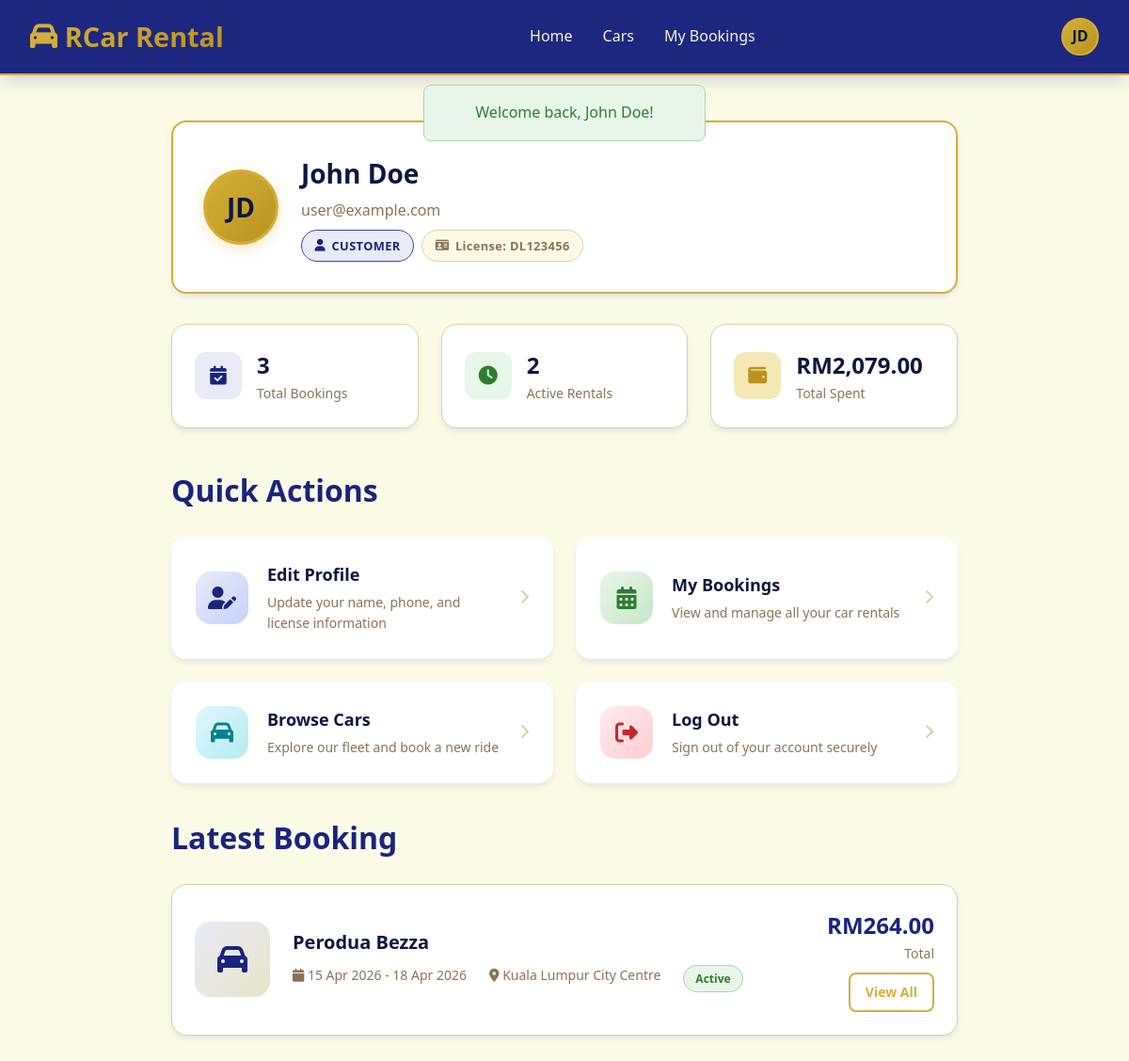
The page /pages/account.php (signed in) on the database its author committed.
### tables this page shows
CREATE TABLE IF NOT EXISTS users (
    id INT AUTO_INCREMENT PRIMARY KEY,
    name VARCHAR(100) NOT NULL,
    email VARCHAR(100) NOT NULL UNIQUE,
    password VARCHAR(255) NOT NULL,
    license_number VARCHAR(50) NOT NULL,
    phone VARCHAR(20) DEFAULT NULL,
    role ENUM('customer', 'admin') DEFAULT 'customer',
    status ENUM('active', 'inactive') DEFAULT 'active',
    created_at TIMESTAMP DEFAULT CURRENT_TIMESTAMP,
    updated_at TIMESTAMP DEFAULT CURRENT_TIMESTAMP ON UPDATE CURRENT_TIMESTAMP
);

CREATE TABLE IF NOT EXISTS bookings (
    id VARCHAR(20) PRIMARY KEY,
    user_id INT NOT NULL,
    car_id INT NOT NULL,
    rental_type ENUM('hourly', 'daily') DEFAULT 'daily',
    hours INT DEFAULT NULL,
    pickup_date DATE NOT NULL,
    return_date DATE NOT NULL,
    pickup_time TIME DEFAULT NULL,
    return_time TIME DEFAULT NULL,
    location VARCHAR(100) NOT NULL,
    status ENUM('pending', 'active', 'completed', 'cancelled') DEFAULT 'pending',
    total_amount DECIMAL(10,2) NOT NULL,
    insurance BOOLEAN DEFAULT FALSE,
    gps BOOLEAN DEFAULT FALSE,
    child_seat BOOLEAN DEFAULT FALSE,
    touch_n_go BOOLEAN DEFAULT FALSE,
    created_at TIMESTAMP DEFAULT CURRENT_TIMESTAMP,
    updated_at TIMESTAMP DEFAULT CURRENT_TIMESTAMP ON UPDATE CURRENT_TIMESTAMP,
    FOREIGN KEY (user_id) REFERENCES users(id) ON DELETE CASCADE,
    FOREIGN KEY (car_id) REFERENCES cars(id) ON DELETE CASCADE
);

CREATE TABLE IF NOT EXISTS cars (
    id INT AUTO_INCREMENT PRIMARY KEY,
    brand VARCHAR(50) NOT NULL,
    model VARCHAR(50) NOT NULL,
    type ENUM('sedan', 'suv', 'luxury', 'electric', 'hatchback', 'mpv') NOT NULL,
    price_per_day DECIMAL(10,2) NOT NULL,
    price_per_hour DECIMAL(10,2) DEFAULT NULL,
    year INT NOT NULL,
    seats INT NOT NULL DEFAULT 5,
    features TEXT,
    image VARCHAR(50) DEFAULT 'fa-car',
    image_exterior VARCHAR(255) DEFAULT NULL,
    image_interior VARCHAR(255) DEFAULT NULL,
    available BOOLEAN DEFAULT TRUE,
    created_at TIMESTAMP DEFAULT CURRENT_TIMESTAMP,
    updated_at TIMESTAMP DEFAULT CURRENT_TIMESTAMP ON UPDATE CURRENT_TIMESTAMP
);

### pages/account.php (the view, shortened to what this page needs)
<?php
require_once 'includes/header.php';
$conn = getDBConnection();
$userId = $_SESSION['user_id'];
$stmt = $conn->prepare("SELECT * FROM users WHERE id = ?");
$stmt->bind_param("i", $userId);
$stmt->execute();
$user = $stmt->get_result()->fetch_assoc();
$stmt = $conn->prepare("SELECT COUNT(*) as total FROM bookings WHERE user_id = ?");
$stmt->bind_param("i", $userId);
$stmt->execute();
$totalBookings = $stmt->get_result()->fetch_assoc()['total'];
$stmt = $conn->prepare("SELECT COUNT(*) as active FROM bookings WHERE user_id = ? AND status IN ('pending', 'active')");
$stmt->bind_param("i", $userId);
$stmt->execute();
$activeBookings = $stmt->get_result()->fetch_assoc()['active'];
$stmt = $conn->prepare("SELECT COALESCE(SUM(total_amount), 0) as total FROM bookings WHERE user_id = ? AND status != 'cancelled'");
$stmt->bind_param("i", $userId);
$stmt->execute();
$totalSpent = $stmt->get_result()->fetch_assoc()['total'];
$stmt = $conn->prepare("SELECT b.*, c.brand, c.model, c.type FROM bookings b JOIN cars c ON b.car_id = c.id WHERE b.user_id = ? ORDER BY b.created_at DESC LIMIT 1");
$stmt->bind_param("i", $userId);
$stmt->execute();
$latestBooking = $stmt->get_result()->fetch_assoc();
$isAdmin = isAdmin();
?>
<div class="page active" id="page-account">
    <section class="section" style="max-width:900px">
        <div class="account-header">
            <div class="account-avatar-large">
                <span><?php echo getInitials($user['name'] ?? 'User'); ?></span>
            </div>
            <div class="account-info">
                <h2 class="account-name"><?php echo htmlspecialchars($user['name'] ?? ''); ?></h2>
                <p class="account-email"><?php echo htmlspecialchars($user['email'] ?? ''); ?></p>
                <div style="display:flex;gap:0.5rem;margin-top:0.5rem;flex-wrap:wrap;align-items:center">
                    <span class="account-role-badge <?php echo $isAdmin ? 'admin' : 'customer'; ?>">
                        <i class="fas <?php echo $isAdmin ? 'fa-shield-alt' : 'fa-user'; ?>"></i>
                        <?php echo $isAdmin ? 'Administrator' : 'Customer'; ?>
                    </span>
                    <?php if ($user['license_number']): ?>
                    <span class="account-role-badge license">
                        <i class="fas fa-id-card"></i>
                        License: <?php echo htmlspecialchars($user['license_number']); ?>
                    </span>
                    <?php endif; ?>
                </div>
            </div>
        </div>
        <div class="account-stats">
            <div class="account-stat-card">
                <div class="account-stat-icon blue">
                    <i class="fas fa-calendar-check"></i>
                </div>
                <div class="account-stat-info">
                    <h3><?php echo $totalBookings; ?></h3>
                    <p>Total Bookings</p>
                </div>
            </div>
            <div class="account-stat-card">
                <div class="account-stat-icon green">
                    <i class="fas fa-clock"></i>
                </div>
                <div class="account-stat-info">
                    <h3><?php echo $activeBookings; ?></h3>
                    <p>Active Rentals</p>
                </div>
            </div>
            <div class="account-stat-card">
                <div class="account-stat-icon gold">
                    <i class="fas fa-wallet"></i>
                </div>
                <div class="account-stat-info">
                    <h3><?php echo formatCurrency($totalSpent); ?></h3>
                    <p>Total Spent</p>
                </div>
            </div>
        </div>
        <h3 class="section-title" style="margin-bottom:1.5rem">Quick Actions</h3>
        <div class="account-nav-grid">
            <a href="index.php?page=profile" class="account-nav-card">
                <div class="account-nav-icon" style="background:linear-gradient(135deg, var(--navy-lighter) 0%, #c7d2fe 100%);color:var(--navy-primary)">
                    <i class="fas fa-user-edit"></i>
                </div>
                <div class="account-nav-content">
                    <h4>Edit Profile</h4>
                    <p>Update your name, phone, and license information</p>
                </div>
                <div class="account-nav-arrow">
                    <i class="fas fa-chevron-right"></i>
                </div>
            </a>
            <a href="index.php?page=bookings" class="account-nav-card">
                <div class="account-nav-icon" style="background:linear-gradient(135deg, #e8f5e9 0%, #c8e6c9 100%);color:var(--success)">
                    <i class="fas fa-calendar-alt"></i>
                </div>
                <div class="account-nav-content">
                    <h4>My Bookings</h4>
                    <p>View and manage all your car rentals</p>
                </div>
                <div class="account-nav-arrow">
                    <i class="fas fa-chevron-right"></i>
                </div>
            </a>
            <a href="index.php?page=catalog" class="account-nav-card">
                <div class="account-nav-icon" style="background:linear-gradient(135deg, #e0f7fa 0%, #b2ebf2 100%);color:#00838f">
                    <i class="fas fa-car"></i>
                </div>
                <div class="account-nav-content">
                    <h4>Browse Cars</h4>
                    <p>Explore our fleet and book a new ride</p>
                </div>
                <div class="account-nav-arrow">
                    <i class="fas fa-chevron-right"></i>
                </div>
            </a>
            <a href="index.php?page=logout" class="account-nav-card logout" onclick="return confirm('Are you sure you want to log out?')">
                <div class="account-nav-icon" style="background:linear-gradient(135deg, #ffebee 0%, #ffcdd2 100%);color:var(--danger)">
                    <i class="fas fa-sign-out-alt"></i>
                </div>
                <div class="account-nav-content">
                    <h4>Log Out</h4>
                    <p>Sign out of your account securely</p>
                </div>
                <div class="account-nav-arrow">
                    <i class="fas fa-chevron-right"></i>
                </div>
            </a>
        </div>
        <?php if ($latestBooking): ?>
        <h3 class="section-title" style="margin:2rem 0 1.5rem">Latest Booking</h3>
        <div class="booking-card" style="margin-bottom:2rem">
            <div class="booking-icon">
                <i class="fas <?php echo getCarIcon($latestBooking['type']); ?>"></i>
            </div>
            <div class="booking-details">
                <h3><?php echo $latestBooking['brand'] . ' ' . $latestBooking['model']; ?></h3>
                <div class="booking-meta">
                    <span><i class="fas fa-calendar"></i>
                        <?php
                        if ($latestBooking['rental_type'] == 'hourly' && $latestBooking['hours']) {
                            echo formatDate($latestBooking['pickup_date']) . ' &bull; ' . $latestBooking['hours'] . ' hours';
                        } else {
                            echo formatDate($latestBooking['pickup_date']) . ' - ' . formatDate($latestBooking['return_date']);
                        }
                        ?>
                    </span>
                    <span><i class="fas fa-map-marker-alt"></i> <?php echo getLocationName($latestBooking['location']); ?></span>
                    <?php echo getStatusBadge($latestBooking['status']); ?>
                </div>
            </div>
            <div class="booking-price">
                <div class="price"><?php echo formatCurrency($latestBooking['total_amount']); ?></div>
                <div style="font-size:0.875rem;color:var(--secondary)">Total</div>
                <a href="index.php?page=bookings" class="btn btn-sm btn-secondary" style="margin-top:0.5rem">View All</a>
            </div>
        </div>
        <?php endif; ?>
    </section>
</div>
<?php require_once 'includes/footer.php'; ?>

### includes/functions.php (shortened to what this page needs)
<?php
function formatDate($dateStr) {
    $date = new DateTime($dateStr);
    return $date->format('j M Y');
}
function formatCurrency($amount) {
    return 'RM' . number_format($amount, 2);
}
function getInitials($name) {
    $words = explode(' ', $name);
    $initials = '';
    foreach ($words as $word) {
        $initials .= strtoupper(substr($word, 0, 1));
    }
    return substr($initials, 0, 2);
}
function isAdmin() {
    return isset($_SESSION['user_role']) && $_SESSION['user_role'] === 'admin';
}
function getStatusBadge($status) {
    $classes = [
        'pending' => 'status-pending',
        'active' => 'status-active',
        'completed' => 'status-completed',
        'cancelled' => 'status-cancelled'
    ];
    $class = $classes[$status] ?? 'status-pending';
    return '<span class="status-badge ' . $class . '">' . ucfirst($status) . '</span>';
}
function getLocationName($location) {
    $locations = [
        'kuala-lumpur' => 'Kuala Lumpur City Centre',
        'kl-sentral' => 'KL Sentral',
        'klia' => 'KLIA Airport',
        'klia2' => 'KLIA2 Airport',
        'petaling-jaya' => 'Petaling Jaya',
        'shah-alam' => 'Shah Alam',
        'subang-jaya' => 'Subang Jaya',
        'johor-bahru' => 'Johor Bahru',
        'penang' => 'Penang',
        'ipoh' => 'Ipoh',
        'kota-kinabalu' => 'Kota Kinabalu',
        'kuching' => 'Kuching',
        'malacca' => 'Malacca'
    ];
    return $locations[$location] ?? $location;
}
function getCarIcon($type) {
    $icons = [
        'sedan' => 'fa-car',
        'suv' => 'fa-truck',
        'luxury' => 'fa-car-side',
        'electric' => 'fa-bolt',
        'hatchback' => 'fa-car',
        'mpv' => 'fa-shuttle-van'
    ];
    return $icons[$type] ?? 'fa-car';
}
?>

### rows shown on the page
users: name "JD", name "John Doe", email "user@example.com", license_number "DL123456"
bookings: car.brand "Perodua", car.model "Bezza", pickup_date "15 Apr 2026", return_date "18 Apr 2026", location "Kuala Lumpur City Centre", status "Active", total_amount "RM264.00"

### other values the page prints
getInitials($_SESSION['user_name'] ?? 'User') "JD"
$flash['message'] "Welcome back, John Doe!"
$totalBookings "3"
$activeBookings "2"
formatCurrency($totalSpent) "RM2,079.00"
